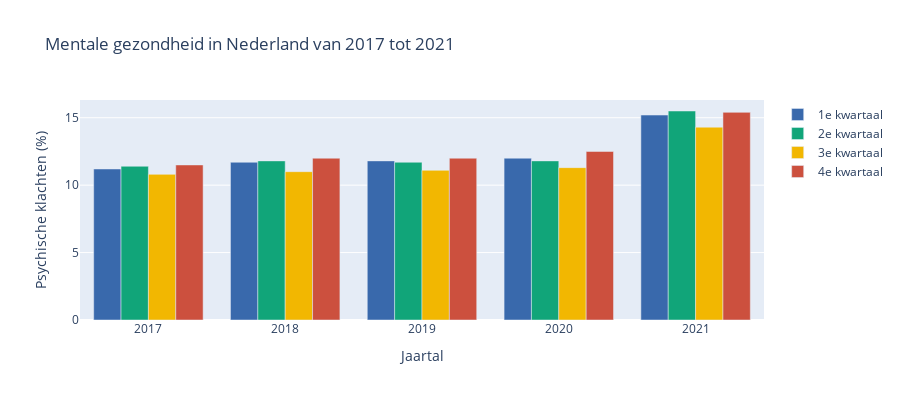

Source (notebook cell):
### Markdown cell above
## Mentale gezondheid
De gegevens van de grafiek over de toename van psychische klachten per kwartaal in het jaar 2020 bieden een verband met de impact van COVID-19 op de geestelijke gezondheid. De pandemie heeft geleid tot een significante toename van mentale gezondheidsproblemen, wat geen verrassing is gezien de uitdagende omstandigheden waar mensen wereldwijd mee te maken kregen.

Het effect van COVID-19 op de geestelijke gezondheid kan worden verklaard door verschillende factoren. Allereerst bracht de pandemie onzekerheid met zich mee, zoals angst voor besmetting, zorgen over de gezondheid van dierbaren, financiële instabiliteit en de impact op de werkgelegenheid. Deze constante stress en angst kunnen leiden tot gevoelens van angst, depressie en andere psychische klachten.

Daarnaast droegen de maatregelen die werden genomen om de verspreiding van het virus te beperken, zoals lockdowns en sociale isolatie, bij aan het gevoel van eenzaamheid en sociaal isolement. Het gebrek aan persoonlijk contact, het wegvallen van routines en activiteiten, en het beperkte sociale netwerk hadden een negatieve invloed op de geestelijke gezondheid van mensen. Het verminderde welzijn als gevolg van sociaal isolement kan leiden tot gevoelens van verdriet, eenzaamheid en angst.

### Code cell
file = pd.read_csv('Mentalegezondheid.csv')
fig = go.Figure()

years = file['Jaartal'].unique()
quarters = ['1e kwartaal', '2e kwartaal', '3e kwartaal', '4e kwartaal']
colors = ['rgb(57,105,172)', 'rgb(17,165,121)', 'rgb(242,183,1)', 'rgb(204,80,62)']
file['Psychische klachten (%)'] = file['Psychische klachten (%)'].str.replace(",", ".").astype(float)

for i, quarter in enumerate(quarters):
    fig.add_trace(go.Bar(
        x=years,
        y=file[file['Kwartaal'] == quarter]['Psychische klachten (%)'],
        name=quarter,
        marker=dict(color=colors[i])
    ))

fig.update_layout(
    title='Mentale gezondheid in Nederland van 2017 tot 2021',
    xaxis_title='Jaartal',
    yaxis_title='Psychische klachten (%)'
)

fig.update_xaxes(type='category')

fig.update_layout(height=400)

fig.show()

### Figure 1 — Plotly figure (JSON) as saved in the notebook; plotly's stock layout.template omitted (floating-point values rounded to 4 significant figures)
{"data": [{"marker": {"color": "rgb(57,105,172)"}, "name": "1e kwartaal", "type": "bar", "x": [2017, 2018, 2019, 2020, 2021], "y": [11.2, 11.7, 11.8, 12, 15.2]}, {"marker": {"color": "rgb(17,165,121)"}, "name": "2e kwartaal", "type": "bar", "x": [2017, 2018, 2019, 2020, 2021], "y": [11.4, 11.8, 11.7, 11.8, 15.5]}, {"marker": {"color": "rgb(242,183,1)"}, "name": "3e kwartaal", "type": "bar", "x": [2017, 2018, 2019, 2020, 2021], "y": [10.8, 11, 11.1, 11.3, 14.3]}, {"marker": {"color": "rgb(204,80,62)"}, "name": "4e kwartaal", "type": "bar", "x": [2017, 2018, 2019, 2020, 2021], "y": [11.5, 12, 12, 12.5, 15.4]}], "layout": {"height": 400, "title": {"text": "Mentale gezondheid in Nederland van 2017 tot 2021"}, "xaxis": {"title": {"text": "Jaartal"}, "type": "category"}, "yaxis": {"title": {"text": "Psychische klachten (%)"}}}}
